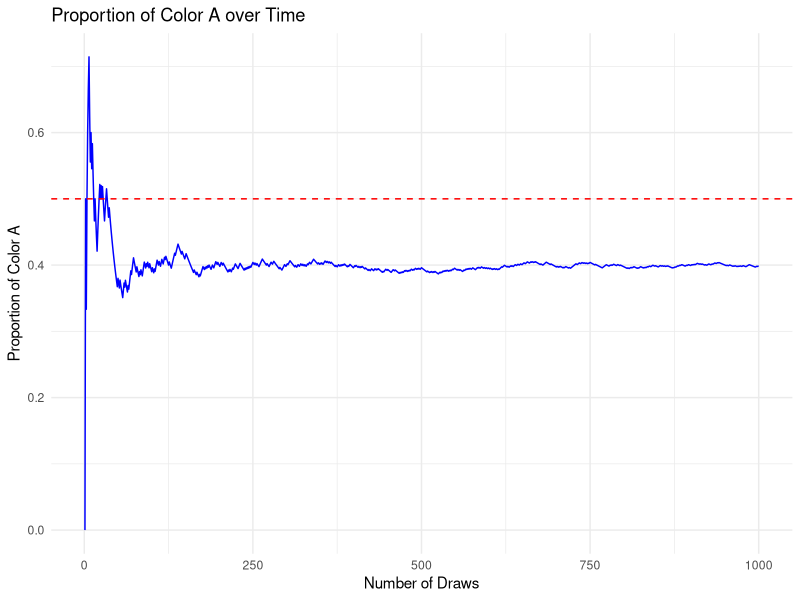
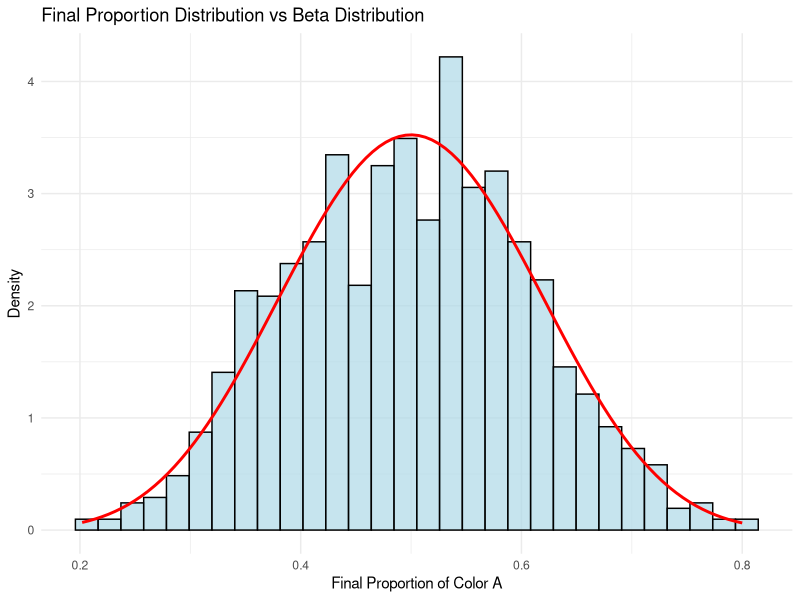
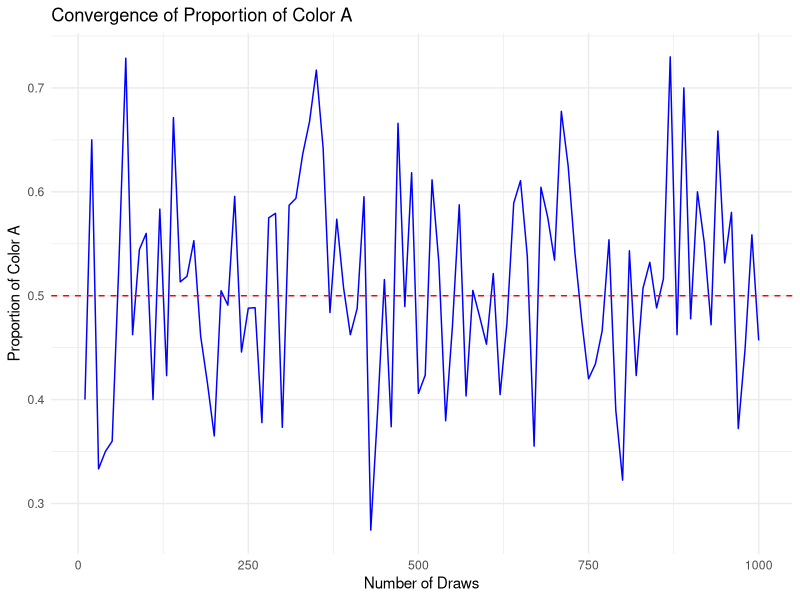
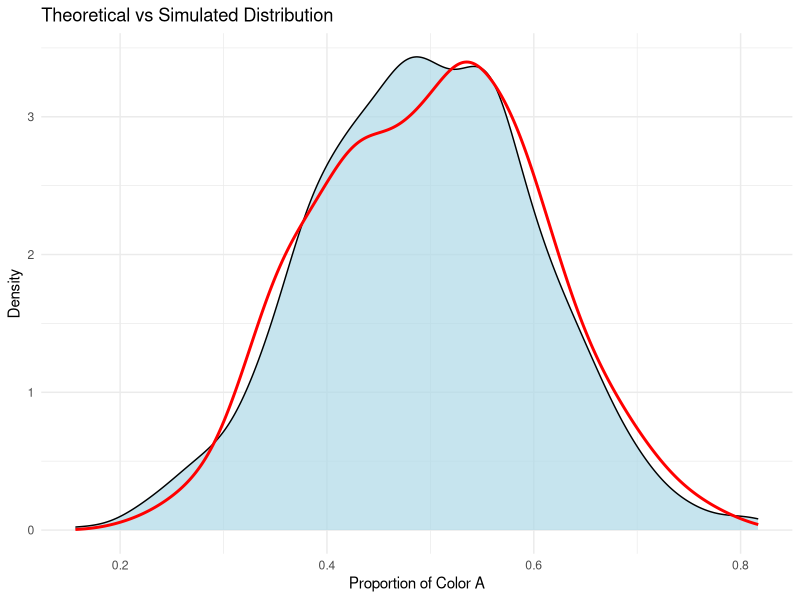

Write R code to recreate these figures, in order.
# Load necessary libraries
library(ggplot2)
library(dplyr)
library(tidyr)

# Function to simulate Pólya urn process
polya_urn <- function(a, b, c, n_draws) {
  # Initialize the urn
  urn <- c(a, b)
  draws <- numeric(n_draws)
  
  for (i in 1:n_draws) {
    # Draw a ball based on current urn proportions
    prob <- urn / sum(urn)
    draw <- sample(c(1, 2), size = 1, prob = prob)
    
    # Record the draw (1 = A, 2 = B)
    draws[i] <- draw
    
    # Reinforce the urn by adding c balls of the drawn color
    urn[draw] <- urn[draw] + c
  }
  
  return(draws)
}

# Simulation parameters
a <- 10    # Initial number of balls of color A
b <- 10    # Initial number of balls of color B
c <- 1     # Number of additional balls added each time
n_draws <- 1000 # Number of draws

# Run the simulation
set.seed(123) # Set seed for reproducibility
draws <- polya_urn(a, b, c, n_draws)

# Calculate the proportion of color A over time
prop_A <- cumsum(draws == 1) / 1:n_draws

# Plot the evolution of the proportion of color A
df <- data.frame(Draw = 1:n_draws, Prop_A = prop_A)
ggplot(df, aes(x = Draw, y = Prop_A)) +
  geom_line(color = "blue") +
  geom_hline(yintercept = a / (a + b), linetype = "dashed", color = "red") +
  labs(title = "Proportion of Color A over Time",
       x = "Number of Draws",
       y = "Proportion of Color A") +
  theme_minimal()

# Simulate multiple urns to study the distribution of the final proportion
n_simulations <- 1000
final_props <- numeric(n_simulations)

for (i in 1:n_simulations) {
  draws <- polya_urn(a, b, c, n_draws)
  final_props[i] <- sum(draws == 1) / n_draws
}

# Compare the distribution of the final proportion with the Beta distribution
beta_shape1 <- a / c
beta_shape2 <- b / c
beta_samples <- rbeta(n_simulations, beta_shape1, beta_shape2)

# Plot the histogram of final proportions with the Beta distribution overlay
df_sim <- data.frame(Proportion = final_props)
ggplot(df_sim, aes(x = Proportion)) +
  geom_histogram(aes(y = ..density..), bins = 30, fill = "lightblue", color = "black", alpha = 0.7) +
  stat_function(fun = dbeta, args = list(shape1 = beta_shape1, shape2 = beta_shape2), color = "red", size = 1) +
  labs(title = "Final Proportion Distribution vs Beta Distribution",
       x = "Final Proportion of Color A",
       y = "Density") +
  theme_minimal()

# Display summary statistics in a table
summary_df <- data.frame(
  Statistic = c("Mean", "Variance"),
  Simulation = c(mean(final_props), var(final_props)),
  Theoretical = c(beta_shape1 / (beta_shape1 + beta_shape2),
                  (beta_shape1 * beta_shape2) / ((beta_shape1 + beta_shape2)^2 * (beta_shape1 + beta_shape2 + 1)))
)

# Print the summary table
print(summary_df)

# Additional plots for visualizing the convergence behavior
n_steps <- seq(10, n_draws, by = 10)
proportions_over_time <- sapply(n_steps, function(n) {
  draws <- polya_urn(a, b, c, n)
  sum(draws == 1) / n
})

df_convergence <- data.frame(
  Steps = n_steps,
  Proportion = proportions_over_time
)

ggplot(df_convergence, aes(x = Steps, y = Proportion)) +
  geom_line(color = "blue") +
  geom_hline(yintercept = a / (a + b), linetype = "dashed", color = "red") +
  labs(title = "Convergence of Proportion of Color A",
       x = "Number of Draws",
       y = "Proportion of Color A") +
  theme_minimal()

# Plot a comparison of theoretical vs simulated Beta distribution
ggplot(data.frame(x = beta_samples), aes(x)) +
  geom_density(fill = "lightblue", alpha = 0.7, color = "black") +
  geom_density(data = df_sim, aes(x = Proportion), color = "red", size = 1) +
  labs(title = "Theoretical vs Simulated Distribution",
       x = "Proportion of Color A",
       y = "Density") +
  theme_minimal()

